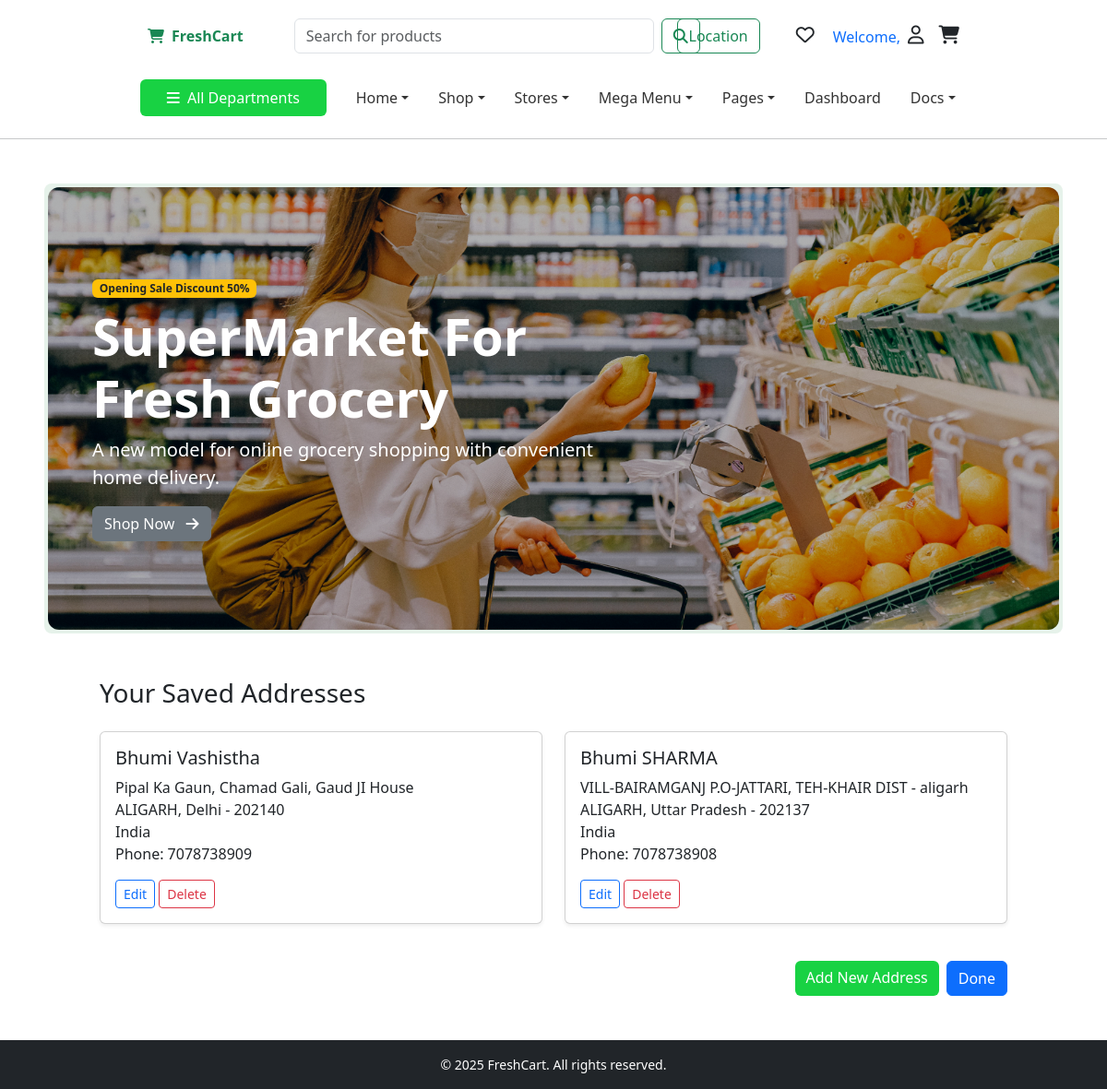
The app's page /checkout/address-list/ (signed in) with its own data.
### checkout/models.py (models this page shows, shortened)
class ShippingAddress(models.Model):
    user = models.ForeignKey(User, on_delete=models.CASCADE, related_name='shipping_addresses')
    full_name = models.CharField(max_length=100)
    phone = models.CharField(max_length=20)
    address = models.TextField()
    city = models.CharField(max_length=100)
    state = models.CharField(max_length=100)
    zip_code = models.CharField(max_length=10)
    country = models.CharField(max_length=100)

### checkout/views.py (the view)
# urls.py: path('address-list/', views.address_list_view, name='address_list'),
def address_list_view(request):
    user_id = request.session.get('user_id')
    if not user_id:
        return redirect('/accounts/login/?next=/checkout/')
    user = get_object_or_404(User, id=user_id)
    addresses = ShippingAddress.objects.filter(user=user)
    return render(request, 'checkout/address_list.html', {
        'addresses': addresses,
    })

### templates/checkout/address_list.html
{% extends 'core/base.html' %}
{% load static %}
{% block content %}
  <div class="container my-5">
    <h3 class="mb-4">Your Saved Addresses</h3>
    {% if addresses %}
      <div class="row">
        {% for address in addresses %}
          <div class="col-md-6 mb-4">
            <div class="card shadow-sm">
              <div class="card-body">
                <h5 class="card-title">{{ address.full_name }}</h5>
                <p class="card-text">
                  {{ address.address }}<br />
                  {{ address.city }}, {{ address.state }} - {{ address.zip_code }}<br />
                  {{ address.country }}<br />
                  Phone: {{ address.phone }}
                </p>
                <a href="{% url 'update_address' address.id %}" class="btn btn-sm btn-outline-primary">Edit</a>
                <a href="{% url 'remove_address' address.id %}" class="btn btn-sm btn-outline-danger" onclick="return confirm('Are you sure you want to delete this address?');">Delete</a>
              </div>
            </div>
          </div>
        {% endfor %}
      </div>
    {% else %}
      <div class="alert alert-info">
        No addresses found. <a href="{% url 'add_address' %}">Add a new address</a>.
      </div>
    {% endif %}
    <div class="mt-3 d-flex justify-content-end gap-2">
      <a href="{% url 'add_address' %}" class="btn btn-success">Add New Address</a>
      <a href="{% url 'checkout' %}" class="btn btn-primary">Done</a>
    </div>
  </div>
{% endblock %}

### static/css/core/base.css (style rules this page uses)
body { font-family: 'Segoe UI', Tahoma, Geneva, Verdana, sans-serif; }
.btn-success { background-color: #18d243; border: none; }

### records on screen
ShippingAddress: full_name "Bhumi Vashistha", address "Pipal Ka Gaun, Chamad Gali, Gaud JI House", city "ALIGARH", state "Delhi", zip_code "202140", country "India", phone "7078738909"
ShippingAddress: full_name "Bhumi SHARMA", address "VILL-BAIRAMGANJ P.O-JATTARI, TEH-KHAIR DIST - aligarh", city "ALIGARH", state "Uttar Pradesh", zip_code "202137", country "India", phone "7078738908"
